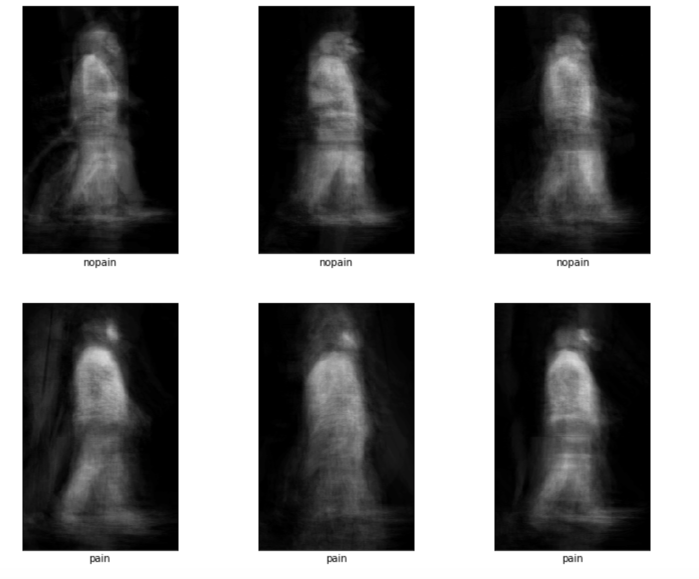
#> input picture images/nopain_v_pain.png, 1398 x 1158 px (shown at 1/2 size)
$ python gait_tools.py images/nopain_v_pain.png   (older library calls are emulated)
#> lines starting #> are read from the running program, lines starting #| are printed output that depends on the picture
#from skimage.io import imread
#from skimage.io import imsave
from scipy.misc import imresize
import numpy as np
import os
import logging
import cv2

logger = logging.getLogger("tool")


def shift_left(img, left=10.0, is_grey=True):
    """
    :param numpy.array img: represented by numpy.array
    :param float left: how many pixels to shift to left, this value can be negative that means shift to
                    right {-left} pixels
    :return: numpy.array
    """
    if 0 < abs(left) < 1:
        left = int(left * img.shape[1])
    else:
        left = int(left)

    img_shift_left = np.zeros(img.shape)
    if left >= 0:
        if is_grey:
            img_shift_left = img[:, left:]
        else:
            img_shift_left = img[:, left:, :]
    else:
        if is_grey:
            img_shift_left = img[:, :left]
        else:
            img_shift_left = img[:, :left, :]

    return img_shift_left


def shift_right(img, right=10.0):
    return shift_left(img, -right)


def shift_up(img, up=10.0, is_grey=True):
    """
    :param numpy.array img: represented by numpy.array
    :param float up: how many pixels to shift to up, this value can be negative that means shift to
                    down {-up} pixels
    :return: numpy.array
    """


    if 0 < abs(up) < 1:
        up = int(up * img.shape[0])
    else:
        up = int(up)

    img_shift_up = np.zeros(img.shape)
    if up >= 0:
        if is_grey:
            img_shift_up = img[up:, :]
        else:
            img_shift_up = img[up:, :, :]
    else:
        if is_grey:
            img_shift_up = img[:up, :]
        else:
            img_shift_up = img[:up, :, :]

    return img_shift_up


def shift_down(img, down=10.0):
    return shift_up(img, -down)


def load_image_path_list(path):
    """
    :param path: the test image folder
    :return:
    """
    list_path = os.listdir(path)
    result = ["%s/%s" % (path, x) for x in list_path if x.endswith("jpg") or x.endswith("png")]
    return result


# [6 lines left out: function image_path_list_to_image_pic_list, not called in this run]


def extract_human(img):
    """
    :param img: grey type numpy.array image
    :return:
    """

    left_blank = 0
    right_blank = 0

    up_blank = 0
    down_blank = 0

    height = img.shape[0]
#> height = 1158
    width = img.shape[1]
#> width = 1398

    for i in range(height):
        if np.sum(img[i, :]) == 0:
            up_blank += 1
        else:
            break
#> after the loop, up_blank = 0

    for i in range(height-1, -1, -1):
        if np.sum(img[i, :]) == 0:
            down_blank += 1
        else:
            break
#> after the loop, down_blank = 0

    for i in range(width):
        if np.sum(img[:, i]) == 0:
            left_blank += 1
        else:
            break
#> after the loop, left_blank = 0

    for i in range(width-1, -1, -1):
        if np.sum(img[:, i]) == 0:
            right_blank += 1
        else:
            break
#> after the loop, right_blank = 0

    img = shift_left(img, left_blank)
    img = shift_right(img, right_blank)
    img = shift_up(img, up_blank)
    img = shift_down(img, down_blank)
    return img


def center_person(img, size, method="simple"):
    """
    :param img: grey image, numpy.array datatype
    :param size: tuple, for example(120, 160), first number for height, second for width
    :param method: string, can be 'sample', or 'gravity'
    :return:
    """
#> called with size = (210, 70), method = 'simple'

    best_index = 0
    origin_height, origin_width = img.shape
#> origin_height = 1158; origin_width = 1398
    if method == "simple":
        highest = 0
        for i in range(origin_width):
            data = img[:, i]
            for j, val in enumerate(data):

                # encounter body
                if val > 0:
                    now_height = origin_height - j
                    if now_height > highest:
                        highest = now_height
                        best_index = i
                    break
#> after the loop, best_index = 0; highest = 1158
    else:
        pixel_count = []
        for i in range(origin_width):
            pixel_count.append(np.count_nonzero(img[:, i]))
        count_all = sum(pixel_count)
        pixel_percent = [count * 1.0 / count_all for count in pixel_count]
        count_percent_sum = 0
        min_theta = 1
        for i, val in enumerate(pixel_percent):
            tmp = abs(0.5 - count_percent_sum)
            if tmp < min_theta:
                min_theta = tmp
                best_index = i
            count_percent_sum += val

    left_part_column_count = best_index
#> left_part_column_count = 0
    right_part_column_count = origin_width - left_part_column_count - 1
#> right_part_column_count = 1397

    if left_part_column_count == right_part_column_count:
        return imresize(img, size)
    elif left_part_column_count > right_part_column_count:
        right_padding_column_count = left_part_column_count - right_part_column_count
        new_img = np.zeros((origin_height, origin_width + right_padding_column_count), dtype=np.int)
        new_img[:, :origin_width] = img
    else:
        left_padding_column_count = right_part_column_count - left_part_column_count
#> left_padding_column_count = 1397
        new_img = np.zeros((origin_height, origin_width + left_padding_column_count), dtype=np.int)
        new_img[:, left_padding_column_count:] = img
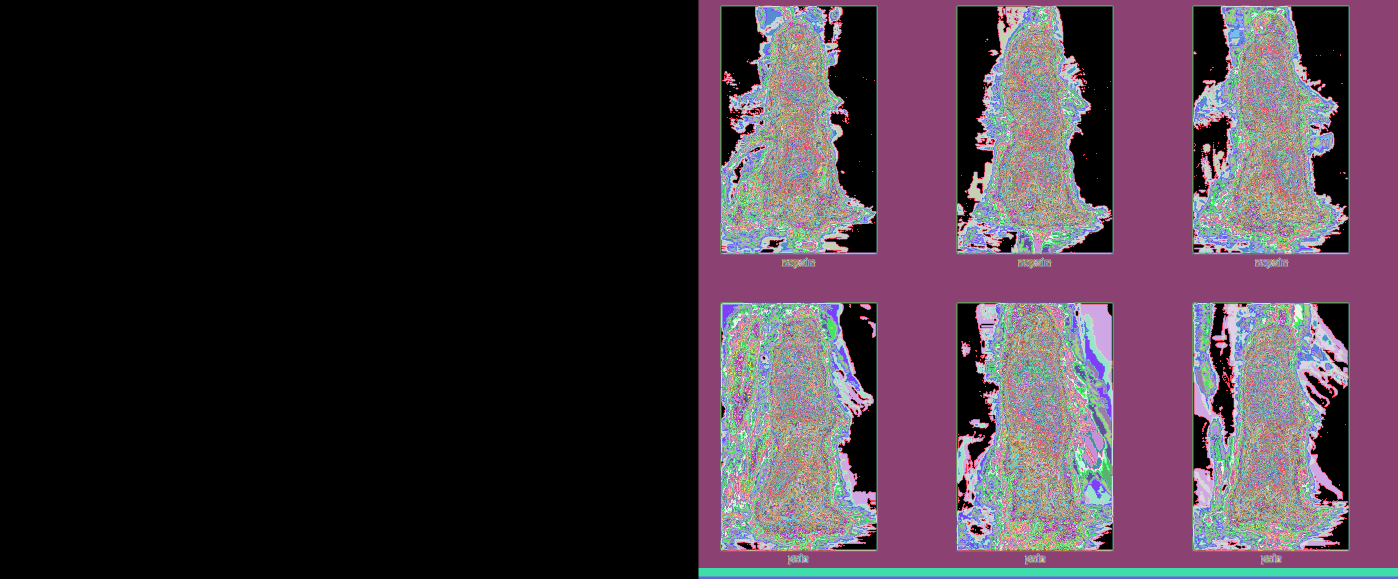
#> new_img: shape (1158, 2795) int64 (shown at 1/2 size); 256 distinct labels, from 0 to 255; one colour per label, 0 black

    return imresize(new_img, size)
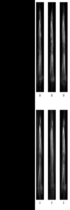
#> returned value: shape (210, 70); min 0, max 255, mean 63.8


# [44 lines left out: functions build_GEI, img_path_to_GEI, not called in this run]

def parse_args():
    import argparse
    parser = argparse.ArgumentParser()
    parser.add_argument('image_path')
    args = parser.parse_args()
    return args

if __name__ == '__main__':
    args = parse_args()
    img = cv2.imread(args.image_path, cv2.IMREAD_GRAYSCALE)

    extract_human_img = extract_human(img)
    human_extract_center = center_person(extract_human_img, (210, 70))
    print(human_extract_center.shape)
#| (210, 70)
    cv2.imshow('Centred Human Extracted', human_extract_center)
    cv2.waitKey(0)
    cv2.destroyAllWindows()

    img_path = 'vibe_out'
    img_list = sorted(load_image_path_list(img_path))
#> (the run stopped early here; a loop or call above may not have finished)
